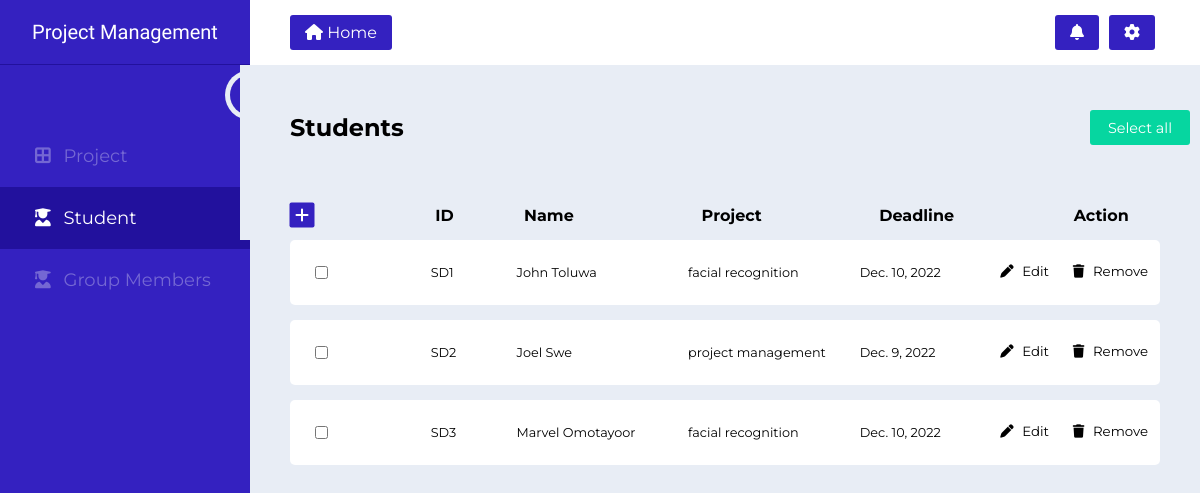
The page /students/ on the database its author committed.
### MilestoneApp/models.py (models this page shows, shortened)
class Student(models.Model):
    student_name = models.CharField(max_length=50, unique=False)
    student_project = models.ForeignKey(Project, on_delete=models.CASCADE)
    student_deadline = models.DateField()

class Project(models.Model):
    project_name = models.CharField(max_length=25, unique=True)
    project_detail = models.CharField(max_length=150)
    project_image = models.ImageField(upload_to='media')
    def __str__(self):
        return self.project_name

### MilestoneApp/views.py (the view, shortened to what this page needs)
# urls.py: path('students/', views.students, name='students'),
def students(request):
    student_form = StudentForm()
    students = Student.objects.all()
    projects = Project.objects.all()
    response_data = {}
    return render(request, 'MilestoneApp/students.html', {'student_form': student_form,
                                                          'student_list': students,
                                                          'project_exists': projects})

### MilestoneApp/forms.py
class StudentForm(forms.ModelForm):
    student_name = forms.CharField(max_length=50,
                                   widget=forms.TextInput(attrs={'class': 'input'}))
    student_project = forms.ModelChoiceField(queryset=Project.objects.all(),
                                             empty_label='',
                                             widget=forms.Select(attrs={'class': 'input', 'id': 'selection'}))
    student_deadline = forms.DateField(widget=forms.DateInput(attrs={'type': 'date', 'class': 'input'}))
    class Meta:
        model = Student
        fields = '__all__'

### templates/MilestoneApp/students.html (shortened to what this page needs)
{% extends 'MilestoneApp/index.html' %}
{% load static %}
{% block page_content%}
<form id="student_list" class="form-student" method="post">
  <div class="header-wrap">
    <h2>Students</h2>
    <div class="btn-main">
      <div class="check-select">
        <span>
          <button type="button" class="multiselect" name="multiselect">Select all</button>
        </span>
      </div>
    </div>
  </div>
  <div class="student_background"></div>
  <div class="student-wrap">
    <div class="heading">
      <div class="add_student" onclick="popup()">
        <div class="add">
          <span><i class="fas fa-plus"></i></span>
        </div>
      </div>
      <div class="student_id">
        <h4>ID</h4>
      </div>
      <div class="student_name">
        <h4>Name</h4>
      </div>
      <div class="student_project">
        <h4>Project</h4>
      </div>
      <div class="student_deadline">
        <h4>Deadline</h4>
      </div>
      <div class="student_action">
        <h4>Action</h4>
      </div>
    </div>
    <div class="student-list">
      {% if student_list %}
        {% for student in student_list %}
          <div class="student_item" id="SD{{ student.id }}">
            <div class="inside_selection">
              <input type="checkbox" class="checkbox" name="" value="{{ student.id }}">
            </div>
            <div class="inside_id">
              <p>SD{{ student.id }}</p>
            </div>
            <div class="inside_name">
              <p>{{ student.student_name }}</p>
            </div>
            <div class="inside_project">
              <p>{{ student.student_project }}</p>
            </div>
            <div class="inside_deadline">
              <p>{{ student.student_deadline }}</p>
            </div>
            <div class="inside_action">
              <button type="button" name="edit_item" value="{{ student.id }}" class='edit-item'>
                <div>
                  <i class="fas fa-pen"></i>
                  <span>Edit</span>
                </div>
              </button>
              <button type="button" name="remove-item" value="{{ student.id }}" class='remove-item'>
                <div>
                  <i class="fas fa-trash"></i>
                  <span>Remove</span>
                </div>
              </button>
            </div>
          </div>
        {% endfor %}
      {% endif %}
    </div>
  </div>
</form>
{% endblock %}

### static/css/main.css (style rules this page uses)
* { margin: 0; padding: 0; list-style: none; font-family: 'Montserrat', sans-serif; box-sizing: border-box; text-decoration: none; }
body { background: #e8edf5; width: 100%; height: 100%; }

### static/css/popup.css (style rules this page uses)
* { margin: 0; padding: 0; box-sizing: border-box; }

### static/css/form.css (style rules this page uses)
* { padding: 0; margin: 0; box-sizing: border-box; }
form { width: 300px; height: 450px; }

### static/css/button.css (style rules this page uses)
* { margin:0; padding: 0; box-sizing: border-box; }

### static/css/student.css (style rules this page uses)
* { margin: 0; padding: 0; box-sizing: border-box; list-style: none; }
.container form.form-student { width: 100% !important; position: relative !important; }
.main_body .container .header-wrap { position: fixed; display: flex; justify-content: space-between; align-items: center; width: 75vw; height: 75px; z-index: 4; transition: all 0.3s linear; }
.student_background { background-color: #e8edf5; display: block; position: fixed; top: 65px; left: 20%; width: 110vw; height: 175px; z-index: 3; transition: all 0.3s linear; }
.header-wrap .check-delete, .header-wrap .check-select { position: relative; display: none; width: 100px; height: 35px; }
.header-wrap .check-delete.active, .header-wrap .check-select { display: inline-block; transition: 0.3s; }
.header-wrap .check-select .multiselect { width: 100%; height: 100%; outline: none; border: none; background-color: #06d6a0; border-radius: 3px; color: #fff; font-size: 0.9rem; cursor: pointer; }
.main_body .container .student-wrap { position: relative; display: flex; flex-direction: column; justify-content: flex-start; }
.add_student, .student_id, .student_name, .student_project, .student_deadline, .student_action { position: relative; display: block; }
.student-wrap .heading { display: flex; flex-wrap: nowrap; width: 75%; height: auto; top: 205px; z-index: 4; position: fixed; transition: all 0.3s linear; }
.add_student, .student_id, .student_name, .student_project, .student_deadline, .student_action { position: relative; display: inline-block; }
.student-wrap .heading h4 { position: relative; top: 50%; transform: translateY(-50%); }
.student_action h4 { text-align: center; }
.student-wrap .student_id { width: 10%; }
.student-wrap .student_deadline { width: 15%; }
.student-wrap .student_name, .student-wrap .student_project, .student-wrap .student_action { width: 20%; }
.student-wrap .add_student { position: relative; display: flex; justify-content: flex-start; align-items: center; width: 15%; margin-left: 12px; cursor: pointer; }
.student-wrap .add_student .add, .student-wrap .add_student .add_content { position: absolute; display: block; top: 50%; height: 25px; background-color: #3421C0; color: #fff; border-radius: 2px; }
.student-wrap .add_student .add { left: 0; transform: translate(-50%, -50%); width: 25px; }
.student-wrap .add_student .add span i { position: relative; top: 15%; left: 22%; transition: all 0.3s; }

### static/css/student-list.css (style rules this page uses)
* { margin: 0; padding: 0; box-sizing: border-box; list-style: none; }
.container .student-wrap .student-list { position: relative; display: flex; flex-direction: column; flex-wrap: nowrap; justify-content: flex-start; align-items: center; top: 150px;; }
.student-list .student_item { position: relative; display: flex; justify-content: flex-start; align-items: center; width: 100%; height: 65px; background-color: #fff; border-radius: 5px; margin-bottom: 15px; transition: 0.3s; }
.inside_selection, .inside_id, .inside_name, .inside_project, .inside_deadline, .inside_action { position: relative; display: inline-block; }
.student_item .inside_id { width: 10%; }
.student_item .inside_deadline { width: 15%; }
.student_item .inside_name, .student_item .inside_project, .student_item .inside_action { width: 20%; }
.student_item .inside_selection { display: flex; justify-content: flex-start; align-items: center; width: 15%; margin-left: 12px; }
.student_item .inside_selection input { position: absolute; display: block; left: 10%; transform: translate(-50%; -50%); }
.student_item div p { font-size: 0.8rem; }
.student-wrap .student_item .inside_action { position: relative; display: flex; justify-content: space-around; align-items: center; z-index: 1; }
.inside_action button { display: block; width: 40%; height: 25px; border: none; background: none; outline:none; text-align: left; cursor: pointer; }
.inside_action button span { margin-left: 5px; }
.inside_action button { width: max-content; height: 20px; }

### static/css/student-popup.css (style rules this page uses)
* { margin: 0; padding: 0; list-style: none; box-sizing: border-box; }

### static/css/popup-list.css (style rules this page uses)
* { margin: 0; padding: 0; box-sizing: border-box; }

### rows shown on the page
Student: id "1", student_name "John Toluwa", student_project "facial recognition", student_deadline "Dec. 10, 2022"
Student: id "2", student_name "Joel Swe", student_project "project management", student_deadline "Dec. 9, 2022"
Student: id "3", student_name "Marvel Omotayoor", student_project "facial recognition", student_deadline "Dec. 10, 2022"
